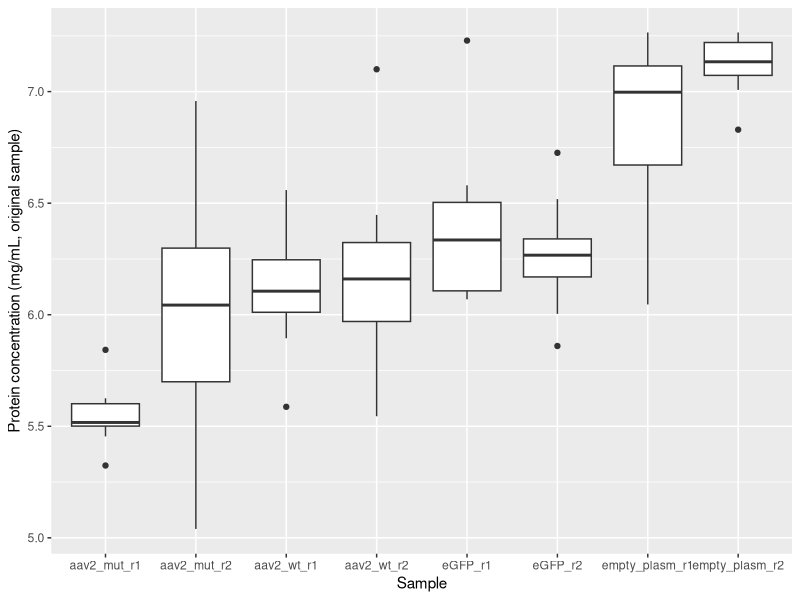

This figure's R source:
library(tidyverse)

# ---- 1. ORIGINAL DATA (as you defined it) ----
bca2 <- tribble(
  ~conc_ug_ml, ~PS1,  ~PS2,  ~empty_plasm_r1, ~eGFP_r1, ~aav2_wt_r1, ~aav2_mut_r1, ~empty_plasm_r2, ~eGFP_r2, ~aav2_wt_r2, ~aav2_mut_r2,
  2000,        3.202, 3.352, 3.855,           3.87,     3.015,       3.148,        3.889,          3.608,    3.463,       3.729,
  1500,        2.489, 2.654, 3.789,           3.276,    3.256,       3.018,        3.876,          3.5,      3.307,       3.275,
  1000,        1.837, 1.747, 3.889,           3.289,    3.307,       2.978,        3.862,          3.376,    3.32,        3.274,
  750,         1.546, 1.506, 3.596,           3.479,    3.521,       2.978,        3.662,          3.369,    3.803,       3.717,
  500,         1.045, 1.012, 3.71,            3.471,    3.512,       2.979,        3.829,          3.369,    3.216,       3.231,
  250,         0.621, 0.621, 3.254,           3.532,    3.175,       2.878,        3.812,          3.157,    3.209,       3.082,
  125,         0.396, 0.402, 3.53,            3.266,    3.305,       2.946,        3.755,          3.232,    2.993,       3.048,
  0,           0.117, 0.113, 3.796,           3.338,    3.265,       3.035,        3.8,            3.347,    3.377,       2.73
)
# conc_ug_ml: known standard concentrations only for PS1/PS2. Row 8 is 0 µg/mL blank for PS1/PS2 only.

# ---- 2. DEFINE TRUE BLANK FROM PS1 & PS2 ROW 8 ----
blank_PS <- bca2 %>%
  filter(conc_ug_ml == 0) %>%
  summarise(blank = mean(c(PS1, PS2))) %>%
  pull(blank)

# ---- 3. BLANK-CORRECT PS1/PS2 AND FIT STANDARD CURVE ----
bca_stds <- bca2 %>%
  mutate(
    PS1_bc = PS1 - blank_PS,
    PS2_bc = PS2 - blank_PS,
    PS_mean_bc = rowMeans(across(c(PS1_bc, PS2_bc)))
  )

std_data <- bca_stds %>%
  # here, rows 1–7 are the real standards, row 8 is the 0 µg/mL blank
  select(conc_ug_ml, PS_mean_bc)

fit <- lm(PS_mean_bc ~ conc_ug_ml, data = std_data)
coef(fit)  # check: intercept ~ 0, slope > 0

# ---- 4. FUNCTION TO CONVERT ABSORBANCE TO CONCENTRATION (µg/mL) ----
predict_conc_ug_ml <- function(A_raw) {
  b <- coef(fit)[["(Intercept)"]]
  m <- coef(fit)[["conc_ug_ml"]]
  (A_raw - b) / m
}

# ---- 5. APPLY CURVE TO ALL SAMPLE WELLS (NO EXTRA BLANKS) ----
# We now use raw absorbance in each sample column.
sample_cols <- c("empty_plasm_r1", "eGFP_r1", "aav2_wt_r1", "aav2_mut_r1",
                 "empty_plasm_r2", "eGFP_r2", "aav2_wt_r2", "aav2_mut_r2")

long_results <- bca2 %>%
  select(conc_ug_ml, all_of(sample_cols)) %>%
  pivot_longer(
    cols = all_of(sample_cols),
    names_to = "sample_id",
    values_to = "A_raw"
  ) %>%
  mutate(
    conc_ug_ml_calc = predict_conc_ug_ml(A_raw),
    conc_mg_ml_calc = conc_ug_ml_calc / 1000
  )

long_results
dilution_factor <- 3  # 25 µL sample + 50 µL buffer

long_results <- long_results %>%
  mutate(
    conc_mg_ml_plate    = conc_mg_ml_calc,
    conc_mg_ml_original = conc_mg_ml_calc * dilution_factor
  )


#Simplify the data
summary_table <- long_results %>%
  group_by(sample_id) %>%
  summarise(
    n_wells          = n(),
    mean_mg_ml       = mean(conc_mg_ml_original),
    sd_mg_ml         = sd(conc_mg_ml_original),
    se_mg_ml         = sd_mg_ml / sqrt(n_wells)
  )
summary_table
ggplot(long_results,
       aes(x = sample_id, y = conc_mg_ml_original)) +
  geom_boxplot() +
  ylab("Protein concentration (mg/mL, original sample)") +
  xlab("Sample")
